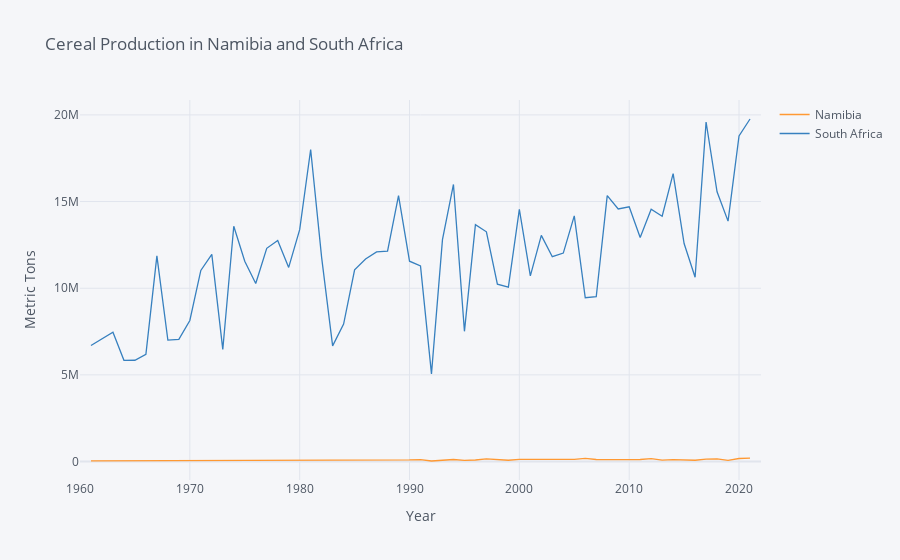

Notebook code cell kept with this figure:
### Markdown cell above
### Cereal Production & Land: Namibia and South Africa

### Code cell
vars = {"AG.PRD.CREL.MT":"Cereal production"}

use=["ZAF","NAM"]

cereals = fix_date_index(wbdata.get_dataframe(vars,country=use)).squeeze().unstack('country')

# Use this to find top producers:
#big_producers = cereals.query('date==2020').squeeze().sort_values(ascending=False)
#big_producers.head(20)

cereals.iplot(xTitle="Year",yTitle="Metric Tons",
              title="Cereal Production in Namibia and South Africa")
